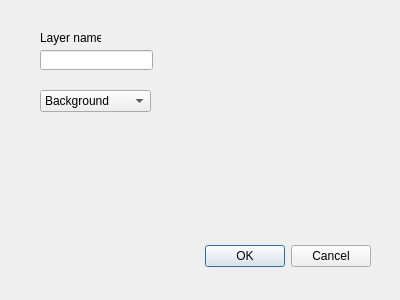
<?xml version="1.0" encoding="UTF-8"?>
<ui version="4.0">
 <class>newLayer</class>
 <widget class="QDialog" name="newLayer">
  <property name="geometry">
   <rect>
    <x>0</x>
    <y>0</y>
    <width>400</width>
    <height>300</height>
   </rect>
  </property>
  <property name="minimumSize">
   <size>
    <width>400</width>
    <height>300</height>
   </size>
  </property>
  <property name="maximumSize">
   <size>
    <width>400</width>
    <height>300</height>
   </size>
  </property>
  <property name="windowTitle">
   <string>Dialog</string>
  </property>
  <widget class="QDialogButtonBox" name="buttonBox">
   <property name="geometry">
    <rect>
     <x>30</x>
     <y>240</y>
     <width>341</width>
     <height>32</height>
    </rect>
   </property>
   <property name="orientation">
    <enum>Qt::Horizontal</enum>
   </property>
   <property name="standardButtons">
    <set>QDialogButtonBox::Cancel|QDialogButtonBox::Ok</set>
   </property>
  </widget>
  <widget class="QLabel" name="label">
   <property name="geometry">
    <rect>
     <x>40</x>
     <y>30</y>
     <width>61</width>
     <height>16</height>
    </rect>
   </property>
   <property name="text">
    <string>Layer name</string>
   </property>
  </widget>
  <widget class="QLineEdit" name="layerName">
   <property name="geometry">
    <rect>
     <x>40</x>
     <y>50</y>
     <width>113</width>
     <height>20</height>
    </rect>
   </property>
  </widget>
  <widget class="QComboBox" name="layerSelect">
   <property name="geometry">
    <rect>
     <x>40</x>
     <y>90</y>
     <width>111</width>
     <height>22</height>
    </rect>
   </property>
   <item>
    <property name="text">
     <string>Background</string>
    </property>
   </item>
   <item>
    <property name="text">
     <string>Foreground</string>
    </property>
   </item>
   <item>
    <property name="text">
     <string>Collision</string>
    </property>
   </item>
   <item>
    <property name="text">
     <string>Objects</string>
    </property>
   </item>
  </widget>
 </widget>
 <resources/>
 <connections>
  <connection>
   <sender>buttonBox</sender>
   <signal>accepted()</signal>
   <receiver>newLayer</receiver>
   <slot>accept()</slot>
   <hints>
    <hint type="sourcelabel">
     <x>248</x>
     <y>254</y>
    </hint>
    <hint type="destinationlabel">
     <x>157</x>
     <y>274</y>
    </hint>
   </hints>
  </connection>
  <connection>
   <sender>buttonBox</sender>
   <signal>rejected()</signal>
   <receiver>newLayer</receiver>
   <slot>reject()</slot>
   <hints>
    <hint type="sourcelabel">
     <x>316</x>
     <y>260</y>
    </hint>
    <hint type="destinationlabel">
     <x>286</x>
     <y>274</y>
    </hint>
   </hints>
  </connection>
 </connections>
</ui>
